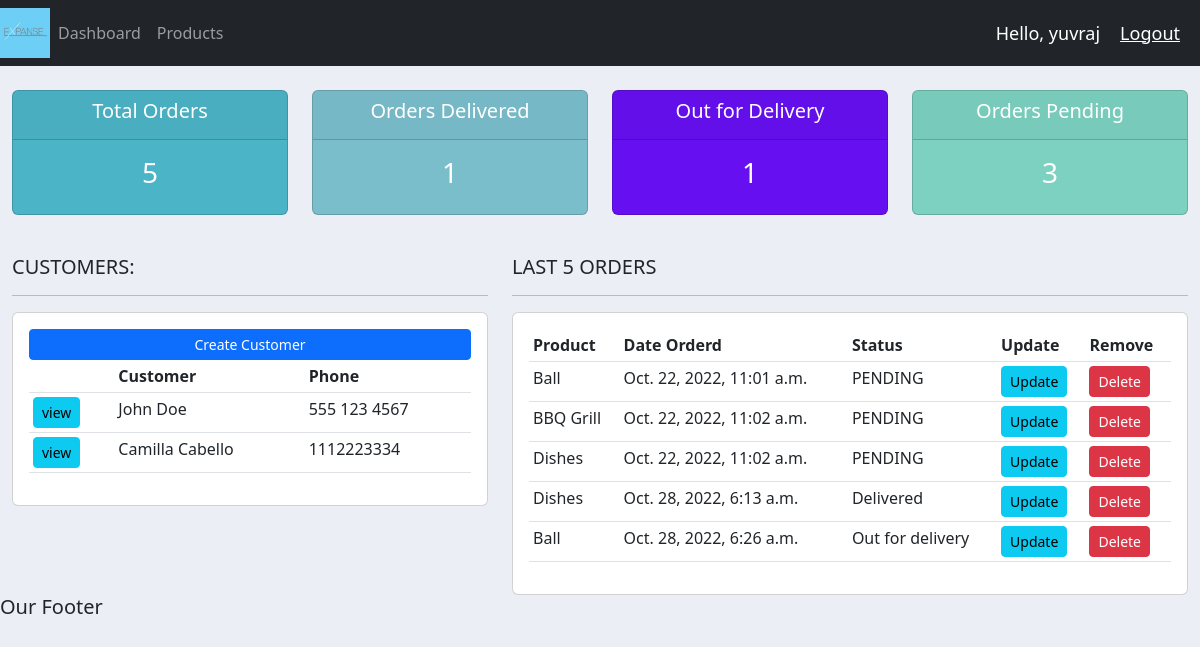
Page / (signed in) on the earlier database version.
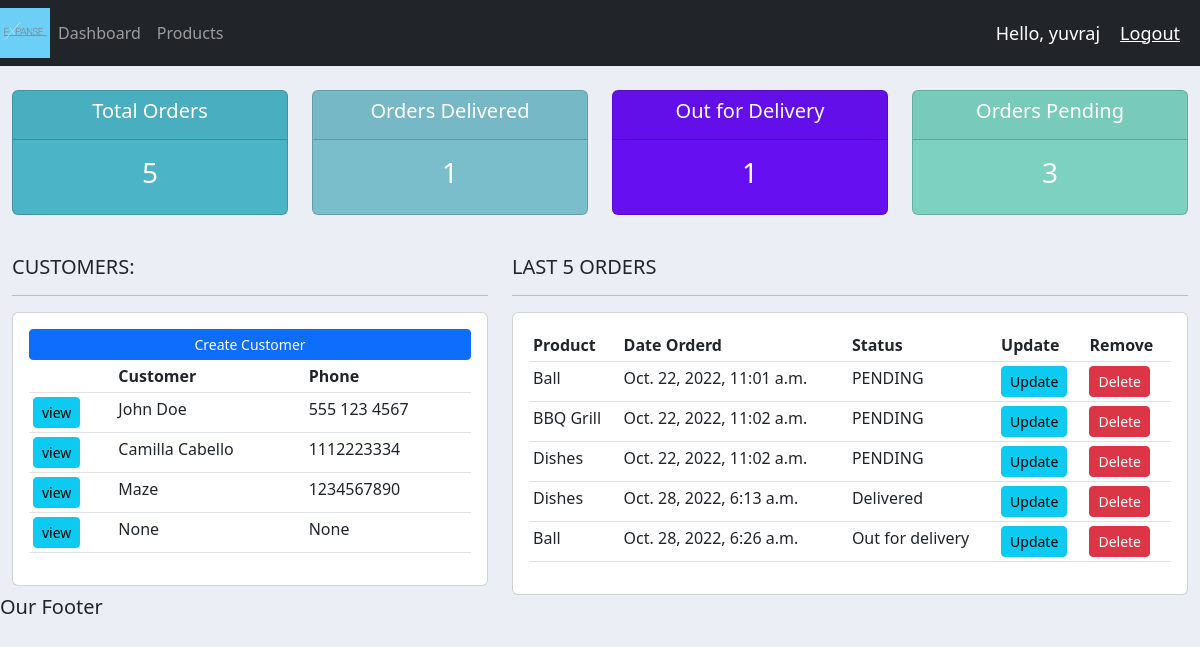
Same page on the later database version.
### accounts/models.py (models this page shows, shortened)
class Customers(models.Model):
    user = models.OneToOneField(User, null=True, on_delete = models.CASCADE)
    name = models.CharField(max_length=200, null=True)
    phone = models.CharField(max_length=200, null = True)
    email = models.CharField(max_length=200, null = True)
    profile_pic = models.ImageField(default = 'profileicon.jpg',null=True, blank=True)
    date_created = models.DateTimeField(auto_now_add=True, null=True)

class Order(models.Model):
    STATUS = (
        ('PENDING', 'PENDING'),
        ('Out for delivery', 'Out for delivery'),
        ('Delivered', 'Delivered'),
    )
    customer = models.ForeignKey(Customers, null= True, on_delete=models.SET_NULL)
    product = models.ForeignKey(Product, null= True, on_delete=models.SET_NULL)
    date_created = models.DateTimeField(auto_now_add=True, null=True)
    status = models.CharField(max_length=200, null=True, choices = STATUS)
    notes = models.TextField(max_length=1000, null=True)

class Product(models.Model):
    CATEGORY = (
        ('Indoor', 'Indoor'),
        ('Outdoor', 'Outdoor'),
    )
    name = models.CharField(max_length=200, null = True)
    price = models.FloatField(null=True)
    category = models.CharField(max_length=200, null = True, choices = CATEGORY)
    description = models.CharField(max_length=200, null = True, blank=True)
    date_created = models.DateTimeField(auto_now_add=True, null=True)
    tags = models.ManyToManyField(Tag)
    def __str__(self):
        return self.name

### accounts/decorators.py (the view)
    def wrapper_function(request, *args, **kwargs):
        group = None
        if request.user.groups.exists():
            group = request.user.groups.all()[0].name
        if group == 'customer':
            return redirect('user-page')
        if group == 'admin':
            return view_func(request, *args, **kwargs)

### accounts/views.py (called while the page is built)
@login_required(login_url='login')
@admin_only
def home(request):
    orders = Order.objects.all()
    customers = Customers.objects.all()
    total_customers = customers.count()
    total_orders = orders.count()
    delivered = orders.filter(status = 'Delivered').count()
    pending = orders.filter(status = 'PENDING').count()
    ofd = orders.filter(status = 'Out for delivery').count()
    context = {'orders': orders, 'customers': customers, 'total_orders': total_orders, 'delivered': delivered, 'pending': pending, 'ofd': ofd}
    return render(request,'accounts/dashboard.html', context)

### accounts/templates/accounts/dashboard.html
{% extends 'accounts/main.html' %}
{% block content %}
{% include 'accounts/status.html' %}
<br>
<div class="row">
	<div class="col-md-5">
		<h5>CUSTOMERS:</h5>
		<hr>
		<div class="card card-body">
			<a class="btn btn-primary  btn-sm btn-block" href="">Create Customer</a>
			<table class="table table-sm">
				<tr>
					<th></th>
					<th>Customer</th>
					<th>Phone</th>
				</tr>
				{% for customer in customers%}
				<tr>
					<td><a class="btn btn-sm btn-info" href="{% url 'customer' customer.id %}">view</a></td>
					<td>{{customer.name}}</td>
					<td>{{customer.phone}}</td>
				</tr>
			{% endfor %}
			</table>
		</div>
	</div>
	<div class="col-md-7">
		<h5>LAST 5 ORDERS</h5>
		<hr>
		<div class="card card-body">
			<table class="table table-sm">
				<tr>
					<th>Product</th>
					<th>Date Orderd</th>
					<th>Status</th>
					<th>Update</th>
					<th>Remove</th>
				</tr>
				{% for order in orders %}
				<tr>
					<td>{{order.product}}</td>
					<td>{{order.date_created}}</td>
					<td>{{order.status}}</td>
					<td><a class="btn btn-sm btn-info"href="{% url 'update_order' order.id %}">Update</td>
					<td><a class="btn btn-sm btn-danger" href="{% url 'delete_order' order.id %}">Delete</td>
				</tr>
			{% endfor %}
			</table>
		</div>
	</div>
</div
{% endblock %}

### accounts/templates/accounts/main.html (shortened to what this page needs)
{% load static %}
<!DOCTYPE html>
<html lang="en">
  <head>
    <link
      href="https://cdn.jsdelivr.net/npm/bootstrap@5.2.2/dist/css/bootstrap.min.css"
      rel="stylesheet"
    />
    <link rel="stylesheet" type="text/css" href="{% static '\css\main.css' %}" />
  </head>
  <body>
    {% include 'accounts/navbar.html' %}
    <div class="container-fluid">
      {% block content %} {% endblock %}
      <br />
    </div>
    <h5>Our Footer</h5>
  </body>
</html>

### accounts/templates/accounts/navbar.html (shortened to what this page needs)
{% load static %}
<nav class="navbar navbar-expand-lg navbar-dark bg-dark">
  <img src="{% static 'imgs/expanse1.jpg' %}" width="50" height="50" />
  <div class="collapse navbar-collapse" id="navbarNav">
    <ul class="navbar-nav">
      {% if request.user.is_staff %}
      <li class="nav-item active">
        <a class="nav-link" href="{% url 'home' %}">Dashboard</a>
      </li>
      <li class="nav-item">
        <a class="nav-link" href="{% url 'products' %}">Products</a>
      </li>
      {% else %}
      <li class="nav-item">
        <a class="nav-link" href="{% url 'account' %}">Settings</a>
      </li>
      {% endif %}
    </ul>
  </div>
  <span class="hello-msg">Hello, {{request.user}}</span>
  <span><a class="hello-msg" href="{% url 'logout' %}">Logout</a></span>
</nav>

### accounts/templates/accounts/status.html
<br>
<div class="row">
	<div class="col">
		<div class="col-md">
			<div class="card text-center text-white  mb-3" id="total-orders">
			  	<div class="card-header">
			  		<h5 class="card-title">Total Orders</h5>
			  	</div>
			  	<div class="card-body">
			    	<h3 class="card-title">{{total_orders}}</h3>
			  	</div>
			</div>
		</div>
	</div>
	<div class="col">
		<div class="col-md">
			<div class="card text-center text-white  mb-3" id="orders-delivered">
			  	<div class="card-header">
			  		<h5 class="card-title">Orders Delivered</h5>
			  	</div>
			  	<div class="card-body">
			    	<h3 class="card-title">{{delivered}}</h3>
			  	</div>
			</div>
		</div>
	</div>
	<div class="col">
		<div class="col-md">
			<div class="card text-center text-white  mb-3" id="ofd">
			  	<div class="card-header">
			  		<h5 class="card-title">Out for Delivery</h5>
			  	</div>
			  	<div class="card-body">
			    	<h3 class="card-title">{{ofd}}</h3>
			  	</div>
			</div>
		</div>
	</div>
	<div class="col">
		<div class="col-md">
			<div class="card text-center text-white  mb-3" id="orders-pending">
			  	<div class="card-header">
			  		<h5 class="card-title">Orders Pending</h5>
			  	</div>
			  	<div class="card-body">
			    	<h3 class="card-title">{{pending}}</h3>
			  	</div>
			</div>
		</div>
	</div>
</div>

### static/css/main.css (style rules this page uses)
body { background-color: #ebeff5; }
#total-orders { background-color: #4cb4c7; }
#orders-delivered { background-color: #7abecc; }
#orders-pending { background-color: #7CD1C0; }
#ofd { background-color: #6610f2; }

### accounts/templates/accounts/navbar.html (style rules this page uses)
.hello-msg { font-size: 18px; color: #fff; margin-right: 20px; }

Differences in the rows shown:
added Customers: name "Maze", phone "1234567890"
added Customers: name "None", phone "None"
